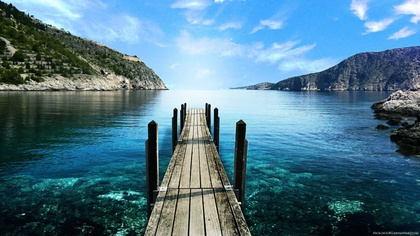
%> input picture hw1/001.jpg, 420 x 236 px, shrunk from 1920 x 1080 before the run
$ octave '縮放.m'   (GNU Octave 9; MATLAB toolbox functions it lacks are replaced by stand-ins)
%> lines starting %> are read from the running program, lines starting %| are printed output that depends on the picture
clc;close all; clear;
img = imread("C:\Users\陳冠綸\Desktop\影像處理\001.jpg");
%> img is the input picture: size 236x420x3 uint8; mean R, G, B 79.6, 119.5, 137.7
[h,w,d]=size(img);
%> h = 236; w = 420; d = 3
figure
imshow(img)
%放大
new_img = zeros(2*h,2*w,d);
for i=1:h
    for j=1:w
        new_img(2*i-1,2*j-1,:) = img(i,j,:);
    end
end
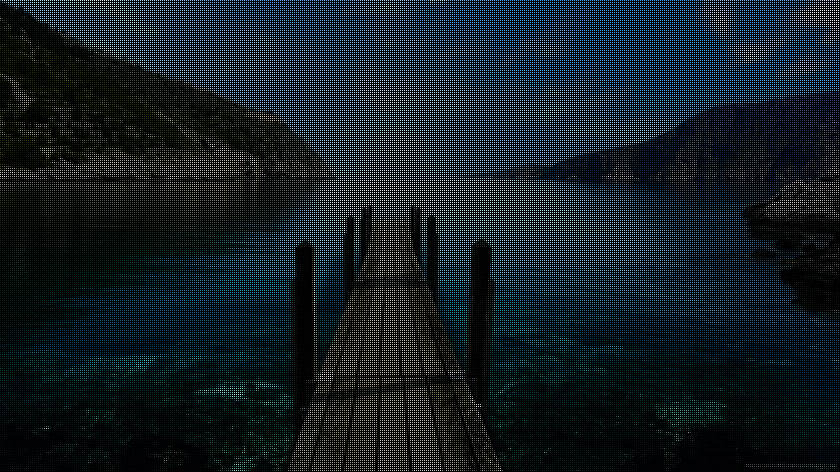
%> new_img: size 472x840x3 double; mean R, G, B 19.9, 29.9, 34.4
%figure
%imshow(new_img);
bilinear = [0.25 0.5 0.25; 0.5 1 0.5; 0.25 0.5 0.25];
c = uint8(convn(new_img,bilinear,'full'));
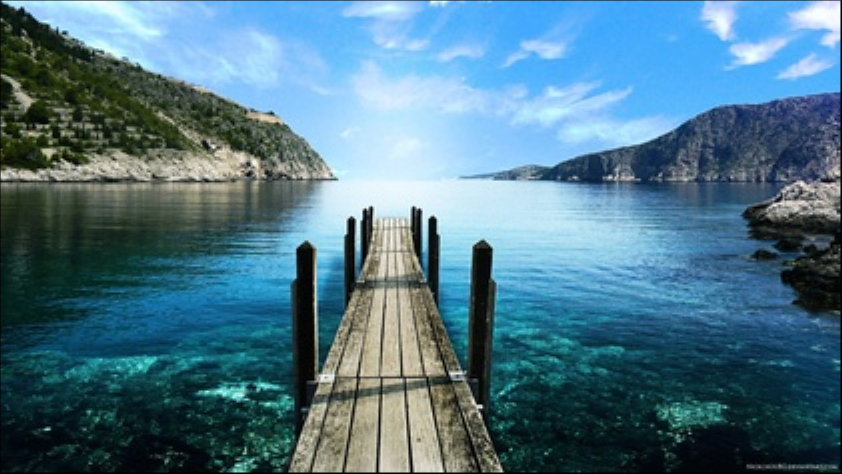
%> c: size 474x842x3 uint8; mean R, G, B 79.2, 118.9, 137
figure
imshow(c);
%縮小
new_img1 = zeros(h/2,w/2,d);
[h1,w1,d1]=size(new_img1);
%> h1 = 118; w1 = 210; d1 = 3
for i=1:h/2
    for j=1:w/2
        new_img1(i,j,:) = img(ceil(((2*i-1)+2*i)/2),ceil(((2*j-1)+2*j)/2),:);
    end
end
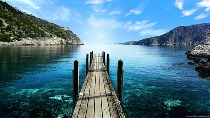
%> new_img1: size 118x210x3 double; mean R, G, B 79.5, 119.5, 137.5
figure
imshow(new_img1);
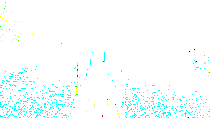
%> displayed picture: size 118x210x3, on the screen's scale of 0 to 255; mean R, G, B 246, 254.9, 254
